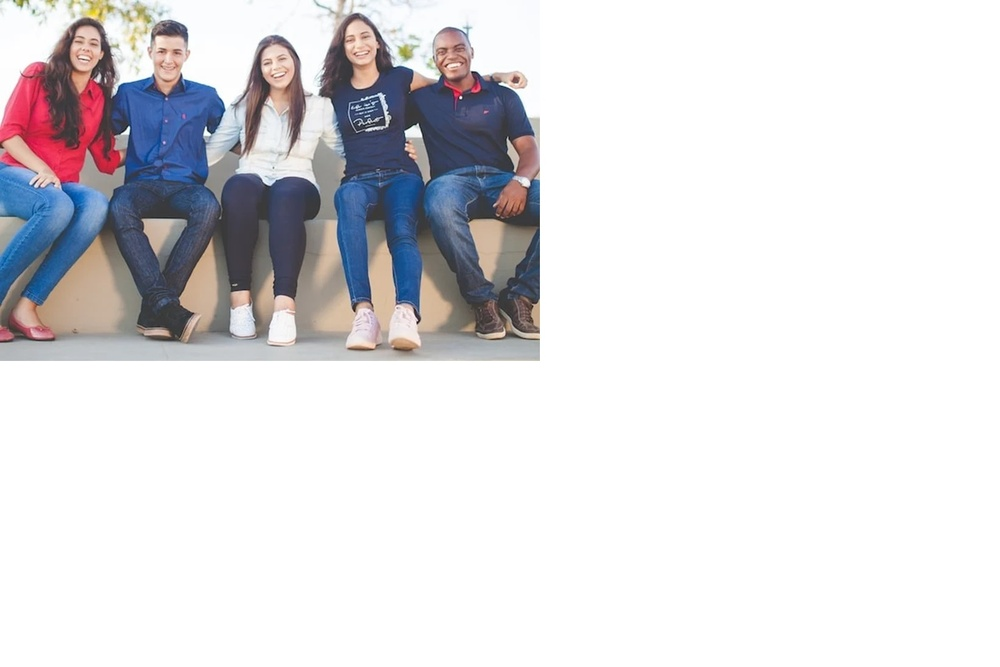
#> input picture img/test4.jpg, 1000 x 667 px, shrunk from 1641 x 1094 before the run
$ python test2.py
#> lines starting #> are read from the running program, lines starting #| are printed output that depends on the picture; after the words box and inside, x2 and y2 are one past the last pixel; in counts of white or black regions, pixels touching at a corner belong together
import cv2

cascade = cv2.CascadeClassifier('data/haarcascade_frontalface_alt.xml')
img = cv2.imread('img/test4.jpg')
#> img is the input picture: shape (667, 1000, 3); mean B, G, R 224, 221.2, 222.5

#グレースケール化
gray = cv2.cvtColor(img,cv2.COLOR_BGR2GRAY)
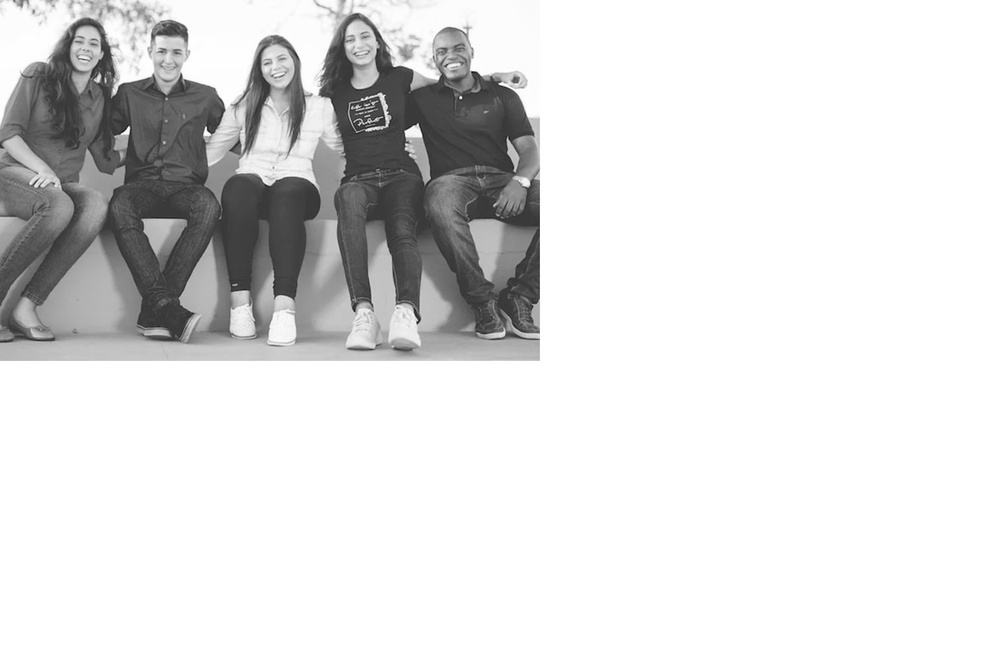
#> gray: shape (667, 1000); min 10, max 255, mean 221.9

#顔の検出
faces = cascade.detectMultiScale(gray,1.1,5)
#> faces = [[65, 26, 42, 42], [148, 36, 42, 42], [255, 45, 42, 42], [337, 21, 43, 43]]
for (x,y,w,h) in faces:
    img = cv2.rectangle(img,(x,y),(x+w,y+h),(0,0,255),3)
#> this loop made 4 passes
#> pass 1, `img = cv2.rectangle(img,(x,y),(x+w,y+h),(0,0,255),3)`:
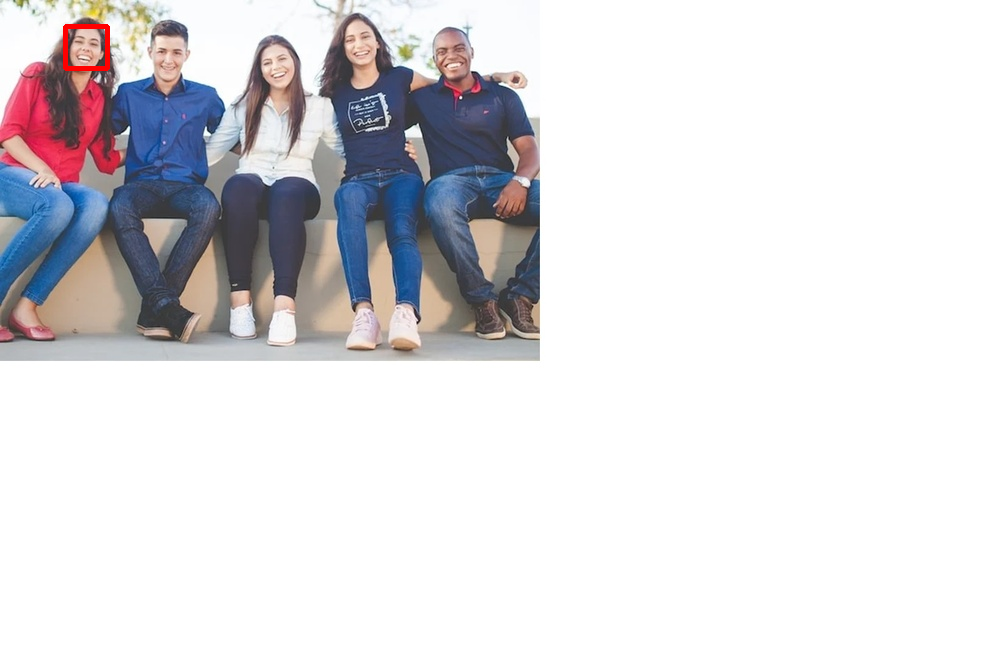
#> img: shape (667, 1000, 3); 0.12% of pixels changed, all inside (x1, y1, x2, y2) = (63, 24, 110, 71)
#> pass 2, `img = cv2.rectangle(img,(x,y),(x+w,y+h),(0,0,255),3)`:
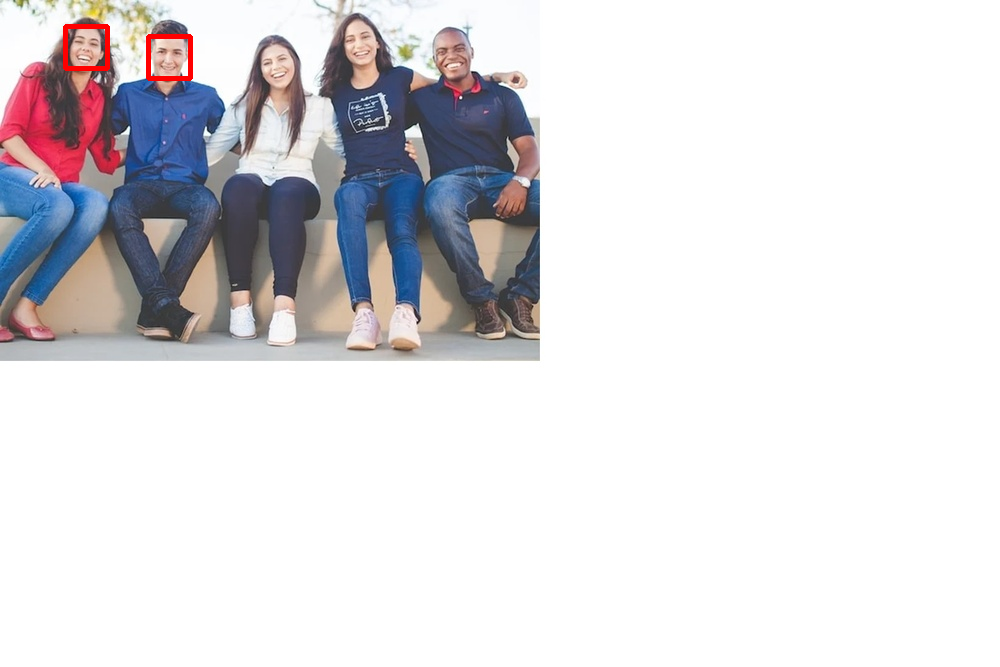
#> img: shape (667, 1000, 3); 0.12% of pixels changed, all inside (x1, y1, x2, y2) = (146, 34, 193, 81)
#> pass 3, `img = cv2.rectangle(img,(x,y),(x+w,y+h),(0,0,255),3)`:
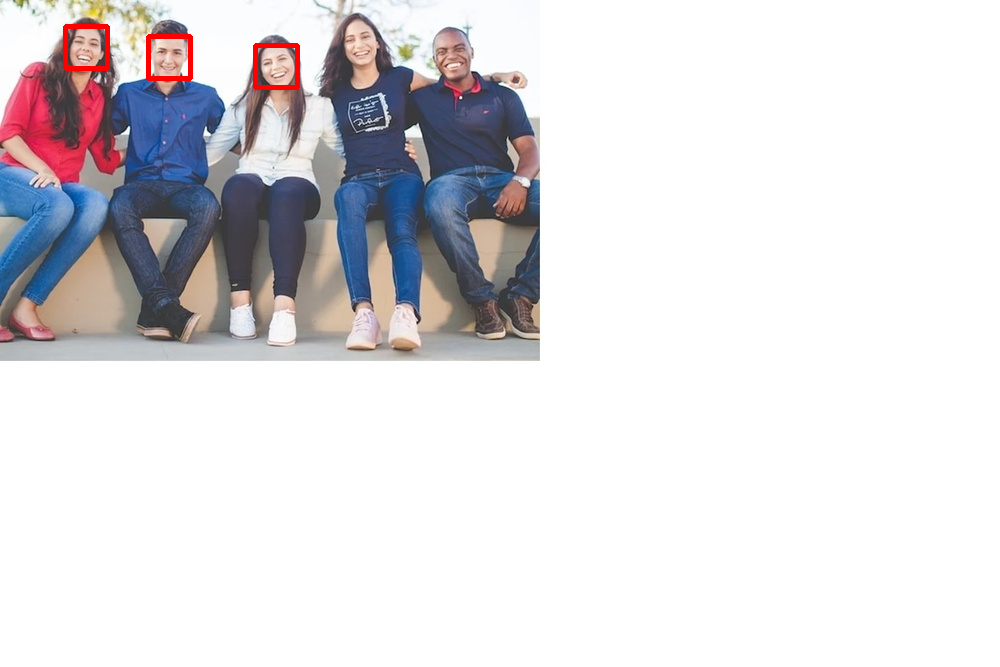
#> img: shape (667, 1000, 3); 0.12% of pixels changed, all inside (x1, y1, x2, y2) = (253, 43, 300, 90)
#> after the loop:
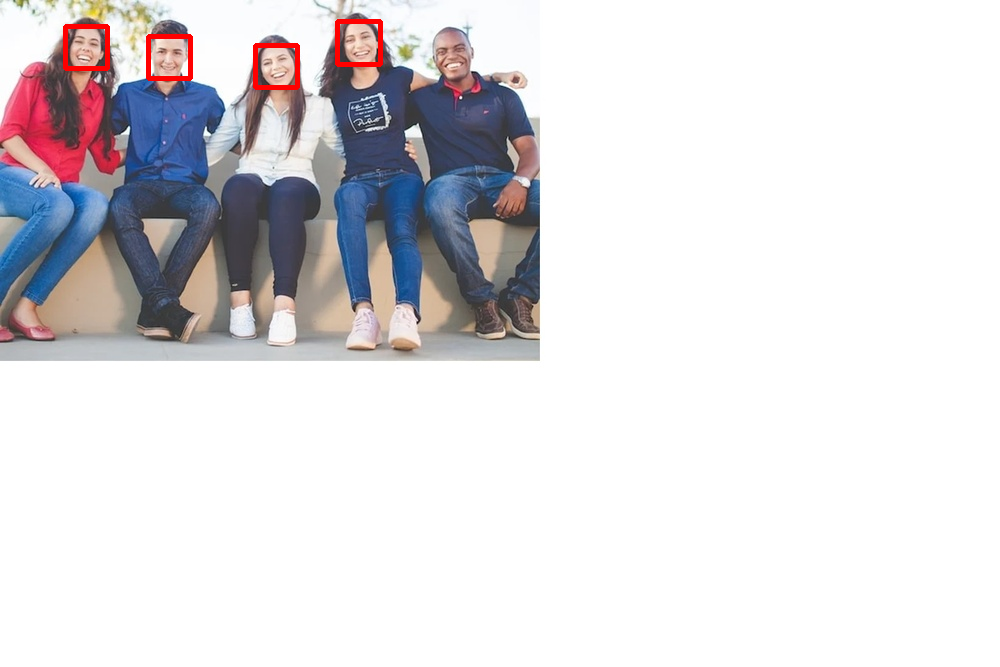
#> img: shape (667, 1000, 3); 0.13% of pixels changed, all inside (x1, y1, x2, y2) = (335, 19, 383, 67)

cv2.imshow('facial recognition', img)

cv2.waitKey(0)
cv2.destroyAllWindows()
